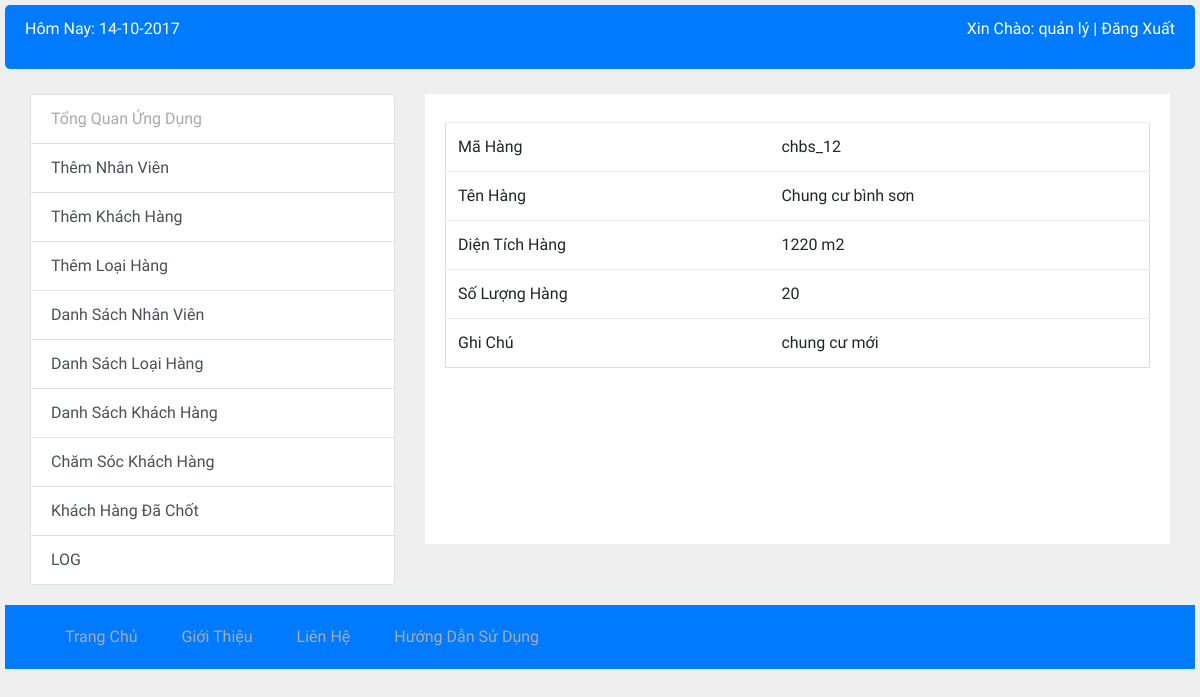
The page /chitiet_hang.php?id_hang=1 (signed in) on the database its author committed.
### tables this page shows
CREATE TABLE `Hang` (
  `id_hang` int(20) NOT NULL,
  `ma_hang` varchar(250) NOT NULL,
  `ten_hang` varchar(100) NOT NULL,
  `dtich_hang` varchar(30) NOT NULL,
  `sluong_hang` int(30) NOT NULL,
  `ttthem_hang` text NOT NULL
);

### chitiet_hang.php (the view, shortened to what this page needs)
<?php include "includes/header.php"; ?>
<?php include('includes/mysqli_connect.php'); ?>
<?php include "includes/top-header.php"; ?>
<div class="container">
    <div class="row">
        <div class="col-md-4">
            <?php include "includes/sidebar.php"; ?>
        </div>
        <div class="col-md-8">
            <div class="content">
                <?php
                if ((isset($_GET['id_hang']) && (filter_var($_GET['id_hang'], FILTER_VALIDATE_INT, array('min_range' => 1))))) {
                    $id_hang = $_GET['id_hang'];
                    $q = "SELECT * FROM Hang WHERE id_hang ={$id_hang}";
                    $r = mysqli_query($dbc, $q);
                    $hang = mysqli_fetch_array($r);
                } else {
                    redirect_to('danhsachloaihang.php');
                }
                ?>
                <div class="panel panel-info">
                    <div class="panel-body">
                        <div class="row">
                            <div class=" col-md-12 col-lg-12 ">
                                <div class="table-responsive" style="overflow-x:auto;">
                                    <table class="table table-user-information">
                                        <tbody>
                                        <tr>
                                            <td>Mã Hàng</td>
                                            <td><?php echo $hang['ma_hang'] ?></td>
                                        </tr>
                                        <tr>
                                            <td>Tên Hàng</td>
                                            <td><?php echo $hang['ten_hang'] ?></td>
                                        </tr>
                                        <tr>
                                            <td>Diện Tích Hàng</td>
                                            <td><?php echo $hang['dtich_hang'] ?></a></td>
                                        </tr>
                                        <tr>
                                            <td>Số Lượng Hàng</td>
                                            <td><?php echo $hang['sluong_hang'] ?></td>
                                        </tr>
                                        <tr>
                                        <tr>
                                            <td>Ghi Chú</td>
                                            <td><?php echo $hang['ttthem_hang'] ?></td>
                                        </tr>
                                        </tbody>
                                    </table>
                                </div>
                            </div>
                        </div>
                    </div>
                </div>
            </div>
        </div>
    </div>
</div>
<?php include "includes/footer.php"; ?>

### css/style.css (style rules this page uses)
html, body { background: #efefef; padding: 10px; font-family: 'Varela Round'; }
.content { background-color: #fff; margin-top: 40px; margin-right: -15px; }
.content { padding: 20px; min-height: 450px; }
table { border-collapse: collapse; border-spacing: 0; width: 100%; border: 1px solid #ddd; }
th, td { border: none; text-align: left; padding: 8px; }

### rows shown on the page
hang: ma_hang "chbs_12", ten_hang "Chung cư bình sơn", dtich_hang "1220 m2", sluong_hang "20", ttthem_hang "chung cư mới"

### other values the page prints
$_SESSION['dang_nhap']['ten_NV'] "quản lý"
